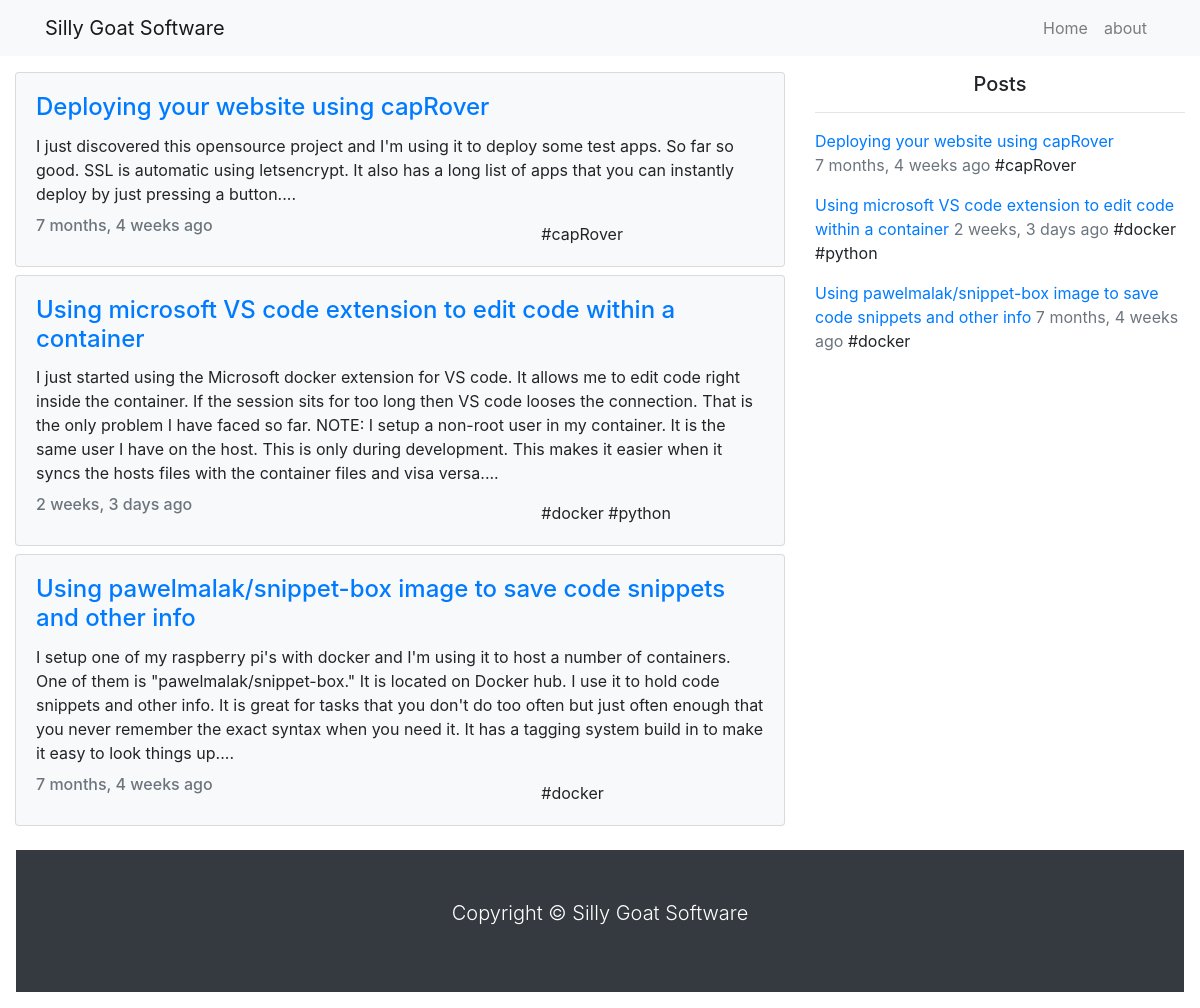
The app's page /, older data.
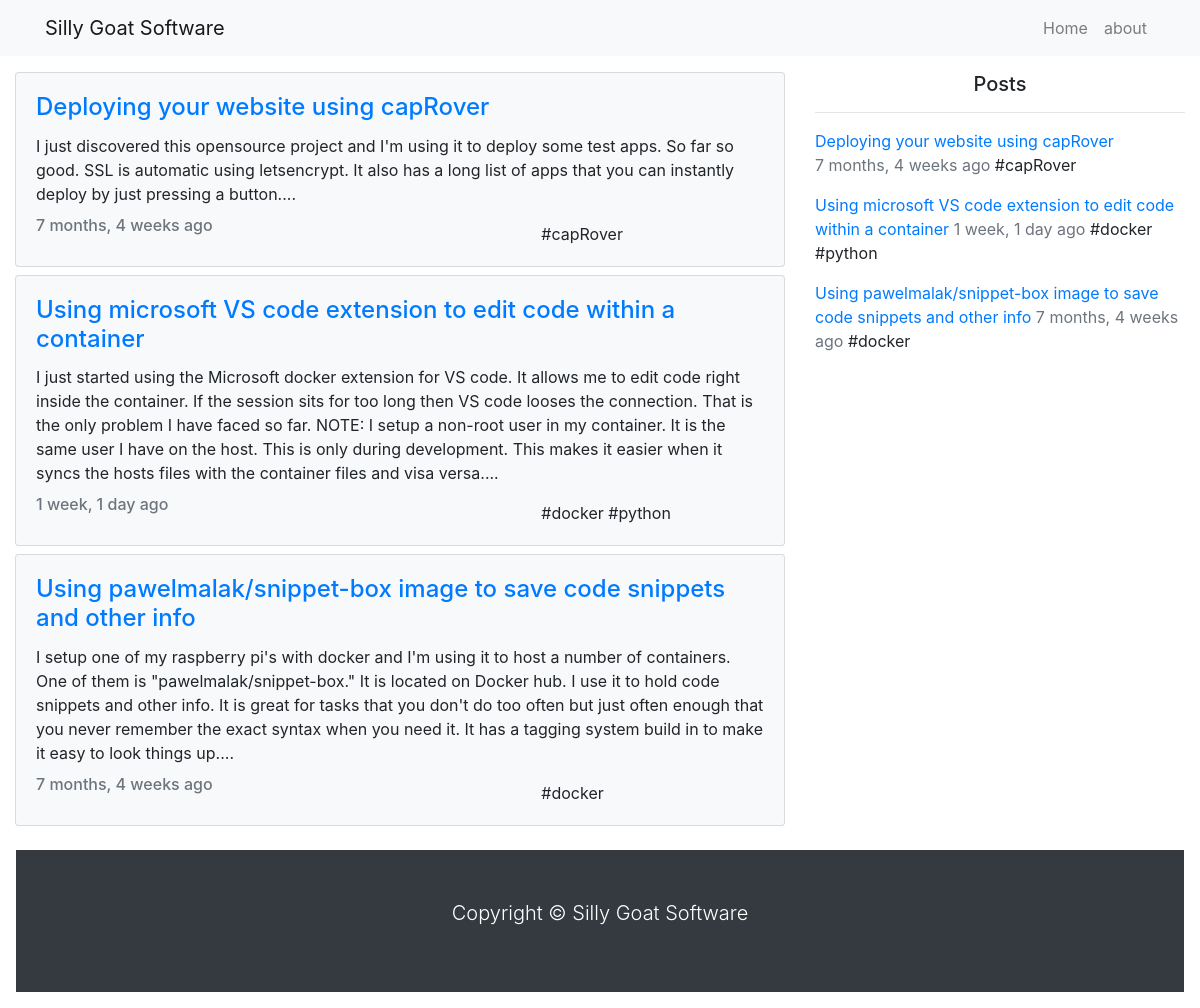
The same page, newer data.
### blog/models.py (models this page shows, shortened)
class Post(models.Model):
    title = models.CharField(max_length=100)
    intro = models.CharField(max_length=500)
    overview = models.TextField()
    timestamp = models.DateTimeField(auto_now_add=True)
    author = models.ForeignKey(Author, on_delete=models.CASCADE)
    updated_at = models.DateTimeField(auto_now=True)
    categories = models.ManyToManyField(Category)
    featured = models.BooleanField()

### blog/views.py (the view)
# urls.py: path('', BlogListView.as_view(), name='index'),
class BlogListView(ListView):
    model = Post
    template_name = "index.html"

### blog/models.py (called while the page is built)
    def __str__(self):
        return self.user.username

    def __str__(self):
        return self.title

### templates/index.html (shortened to what this page needs)
{% extends "base.html" %}
{% block content %}
<main>
    <div class="container-fluid">
        <div class="row">
            <div class="col-8">
                {% for obj in object_list %}
                {% if obj.featured %}
                <div class="card bg-light text-black mb-2">
                    <div class="card-body">
                        <a href="{% url 'post' obj.pk %}">
                            <h4 class="card-title">{{ obj.title }}</h4>
                        </a>
                        <p class="card-text">{{ obj.intro }}...</p>
                        <div class="row">
                            <div class="col-8"><h6 class="text-muted card-subtitle mb-2">{{ obj.updated_at|timesince }} ago</h6></div>
                            <div class="col-4 ">
                                {% for tag in obj.categories.all %}
                                <span>#{{ tag }} </span>
                                {% endfor %}</div>
                        </div>
                    </div>
                </div>
                {% endif %}
                {% endfor %}
            </div>
            <div class="col-4">
                <h5 class="text-center">Posts</h5>
                <hr>
                {% for obj in object_list %}
                <a href="{% url 'post' obj.pk %}">
                    <p class="fs-6">{{ obj.title }}
                </a>
                <span class="fs-6 text-muted">{{ obj.updated_at|timesince }} ago</span>
                {% for tag in obj.categories.all %}
                <span class="">#{{ tag }} </span>
                {% endfor %}
                {% endfor %}
            </div>
        </div>
    </div>
</main>
{% endblock content %}

Row changes from the older to the newer data that the page shows:
changed Post "Using microsoft VS code extension to edit code within a container": updated_at "2 weeks, 3 days" → "1 week, 1 day"
